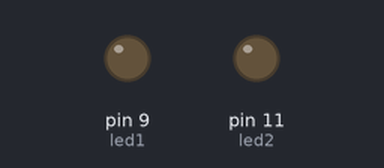
This sketch was run on a simulated Arduino Uno, built with avr-gcc and run on an emulated ATmega328P. On the bench: output pins drawn as LEDs (lit = HIGH). What the sketch prints to the serial monitor is not drawn.

Above: at 0.05 s.
At 1.25 s:
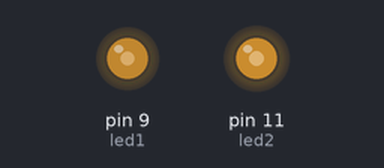
At 2.45 s:
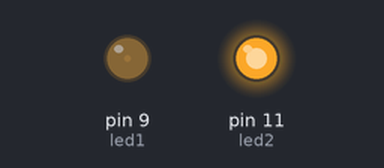
At 4.85 s:
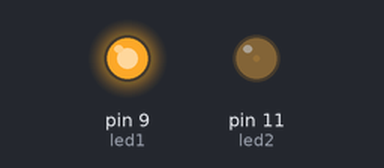
Timing chart, 0 to 6.3 s (numbered marks = the images above):
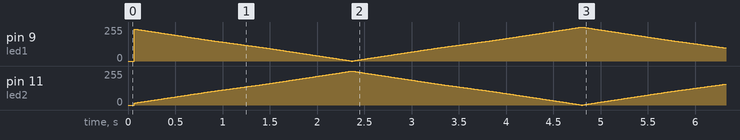

The sketch:

test-10.ino
```cpp
int led1 = 9, led2 = 11;
int brightness1, brightness2;
void setup() {
  // put your setup code here, to run once:
pinMode(9, OUTPUT);
pinMode(11, OUTPUT);
Serial.begin(9600);
}

void loop() {
  // put your main code here, to run repeatedly:
for (brightness1 = 255, brightness2 = 0; brightness1 >= 0, brightness2 <= 255; brightness1--, brightness2++)  {
    analogWrite(led1, brightness1);
    analogWrite(led2,brightness2);
    Serial.println(brightness1);
    Serial.println(brightness2);
    delay(200/50);
}

for (brightness1 = 0, brightness2 = 255; brightness1 <= 255, brightness2 >= 0; brightness1++, brightness2--)  {
    analogWrite(led1, brightness1);
    analogWrite(led2,brightness2);
    Serial.println(brightness1);
    Serial.println(brightness2);
    delay(200/50);
}
brightness1 = 255;
brightness2 = 0;
}
```
